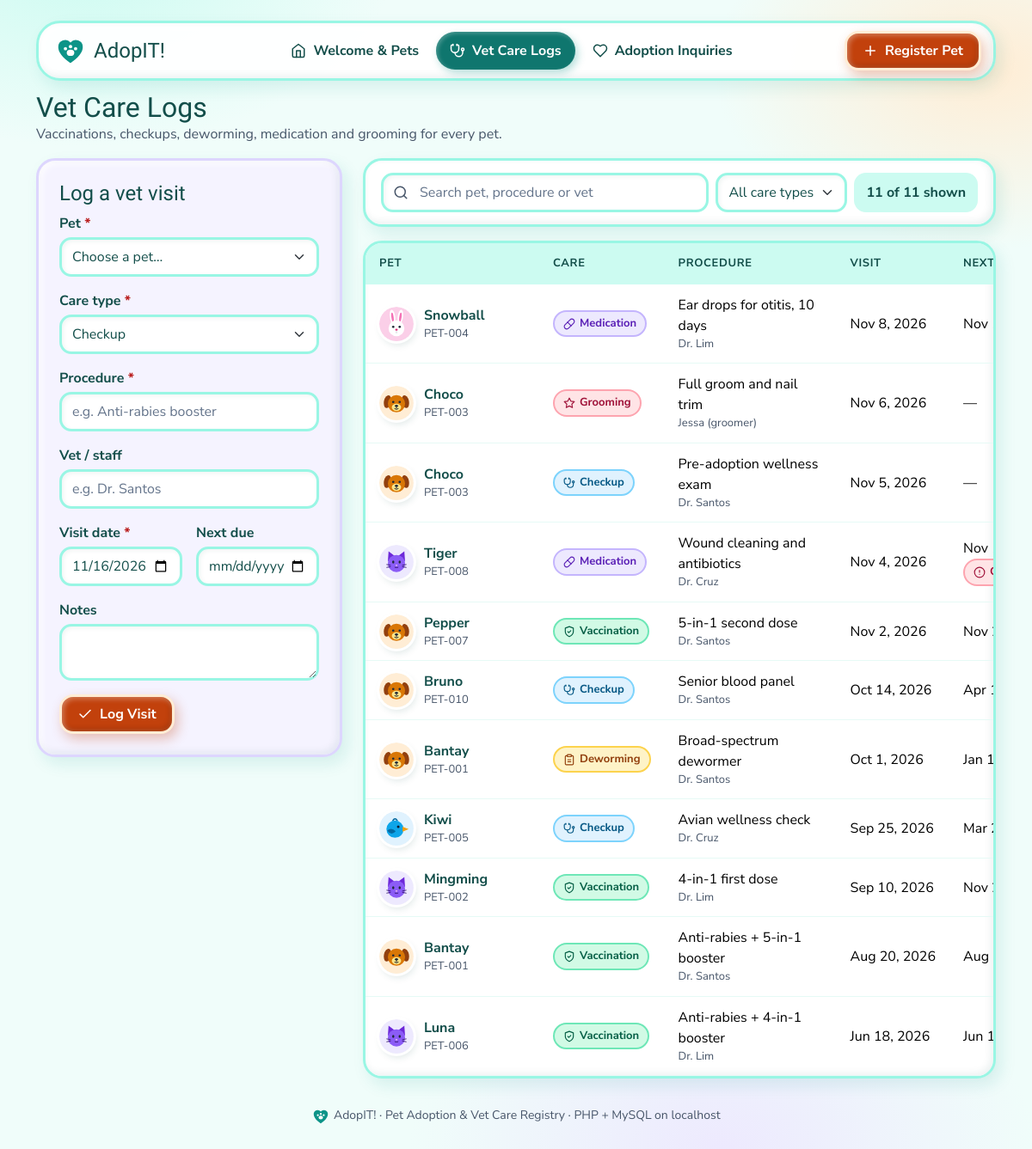
The page /vet_care.php on the database its author committed.
### tables this page shows
CREATE TABLE vet_logs (
  id INT UNSIGNED AUTO_INCREMENT PRIMARY KEY,
  pet_id INT UNSIGNED NOT NULL,
  care_type VARCHAR(20) NOT NULL,
  procedure_name VARCHAR(100) NOT NULL,
  vet_name VARCHAR(60) NOT NULL DEFAULT '',
  visit_date DATE NOT NULL,
  next_due_date DATE NULL,
  notes TEXT NULL,
  created_at TIMESTAMP NOT NULL DEFAULT CURRENT_TIMESTAMP,
  CONSTRAINT fk_vet_pet FOREIGN KEY (pet_id) REFERENCES pets(id) ON DELETE CASCADE
);

CREATE TABLE pets (
  id INT UNSIGNED AUTO_INCREMENT PRIMARY KEY,
  pet_code VARCHAR(12) NOT NULL UNIQUE,
  name VARCHAR(60) NOT NULL,
  species VARCHAR(20) NOT NULL,
  breed VARCHAR(60) NOT NULL DEFAULT '',
  age_label VARCHAR(30) NOT NULL DEFAULT '',
  sex VARCHAR(10) NOT NULL DEFAULT 'Unknown',
  vaccination_status VARCHAR(20) NOT NULL DEFAULT 'Pending',
  adoption_status VARCHAR(20) NOT NULL DEFAULT 'Available',
  intake_date DATE NOT NULL,
  notes TEXT NULL,
  created_at TIMESTAMP NOT NULL DEFAULT CURRENT_TIMESTAMP,
  updated_at TIMESTAMP NOT NULL DEFAULT CURRENT_TIMESTAMP ON UPDATE CURRENT_TIMESTAMP
);

### vet_care.php (the view, shortened to what this page needs)
<?php
require __DIR__ . '/includes/functions.php';
$pdo = db();
$pets = $pdo->query('SELECT id, pet_code, name FROM pets ORDER BY name')->fetchAll();
$petIds = array_map('intval', array_column($pets, 'id'));
$errors = [];
$backPet = (int) ($_GET['pet_id'] ?? 0);
$form = [
    'id' => 0, 'pet_id' => in_array($backPet, $petIds, true) ? $backPet : 0, 'care_type' => 'Checkup',
    'procedure_name' => '', 'vet_name' => '', 'visit_date' => date('Y-m-d'), 'next_due_date' => '', 'notes' => '',
];
$logs = $pdo->query('SELECT v.*, p.name, p.pet_code, p.species FROM vet_logs v
                     JOIN pets p ON p.id = v.pet_id ORDER BY v.visit_date DESC, v.id DESC')->fetchAll();
$editing = (bool) $form['id'];
$today = date('Y-m-d');
require __DIR__ . '/includes/header.php';
?>
<div class="d-flex flex-wrap align-items-end justify-content-between gap-2 mb-3">
  <div>
    <h1 class="h2 mb-0">Vet Care Logs</h1>
    <span class="text-muted-ink">Vaccinations, checkups, deworming, medication and grooming for every pet.</span>
  </div>
</div>
<div class="row g-4">
  <div class="col-lg-4">
    <div class="clay-card clay-lav pop-in" id="form">
      <h2 class="h4"><?= $editing ? 'Edit vet visit' : 'Log a vet visit' ?></h2>
      <?php if (!$pets): ?>
        <p class="mb-0">Register a pet first, then you can log its vet care. <a href="create.php">Register Pet</a></p>
      <?php else: ?>
      <form method="post" action="vet_care.php<?= $editing ? '?edit=' . (int) $form['id'] : '' ?>" class="needs-validation" novalidate>
        <div class="mb-3">
          <label class="form-label" for="pet_id">Pet <span class="req">*</span></label>
          <select class="form-select<?= inv($errors, 'pet_id') ?>" id="pet_id" name="pet_id" required>
            <option value="">Choose a pet…</option>
          </select>
        </div>
        <div class="mb-3">
          <label class="form-label" for="care_type">Care type <span class="req">*</span></label>
          <select class="form-select<?= inv($errors, 'care_type') ?>" id="care_type" name="care_type" required
                  data-toggle-target="#vaccBox" data-toggle-value="Vaccination"><?= options(CARE_TYPES, $form['care_type']) ?></select>
        </div>
        <div class="mb-3">
          <label class="form-label" for="procedure_name">Procedure <span class="req">*</span></label>
          <input class="form-control<?= inv($errors, 'procedure_name') ?>" id="procedure_name" name="procedure_name" value="<?= e($form['procedure_name']) ?>"
                 required maxlength="100" placeholder="e.g. Anti-rabies booster">
        </div>
        <div class="mb-3">
          <label class="form-label" for="vet_name">Vet / staff</label>
          <input class="form-control<?= inv($errors, 'vet_name') ?>" id="vet_name" name="vet_name" value="<?= e($form['vet_name']) ?>" maxlength="60" placeholder="e.g. Dr. Santos">
        </div>
        <div class="row g-3 mb-3">
          <div class="col-6 col-lg-12 col-xl-6">
            <label class="form-label" for="visit_date">Visit date <span class="req">*</span></label>
            <input type="date" class="form-control<?= inv($errors, 'visit_date') ?>" id="visit_date" name="visit_date" value="<?= e($form['visit_date']) ?>" max="<?= $today ?>" required>
          </div>
          <div class="col-6 col-lg-12 col-xl-6">
            <label class="form-label" for="next_due_date">Next due</label>
            <input type="date" class="form-control<?= inv($errors, 'next_due_date') ?>" id="next_due_date" name="next_due_date" value="<?= e($form['next_due_date']) ?>">
          </div>
        </div>
        <div class="mb-3">
          <label class="form-label" for="notes">Notes</label>
          <textarea class="form-control<?= inv($errors, 'notes') ?>" id="notes" name="notes" rows="2" maxlength="1000"><?= e($form['notes']) ?></textarea>
        </div>
        <div class="d-flex flex-wrap gap-2">
          <button type="submit" class="btn btn-cta"><?= icon('check', 18) ?><?= $editing ? 'Save Changes' : 'Log Visit' ?></button>
        </div>
      </form>
      <?php endif; ?>
    </div>
  </div>
  <div class="col-lg-8" data-filter-scope>
    <div class="clay-card filter-bar mb-3">
      <div class="row g-2 align-items-center">
        <div class="col-md">
          <div class="search-box">
            <?= icon('search', 18) ?>
            <input type="search" class="form-control" data-filter-search placeholder="Search pet, procedure or vet" aria-label="Search vet visits">
          </div>
        </div>
        <div class="col-6 col-md-auto">
          <select class="form-select" data-filter-attr="type" aria-label="Filter by care type">
            <option value="">All care types</option><?= options(CARE_TYPES, '') ?>
          </select>
        </div>
        <div class="col-6 col-md-auto"><span class="count-chip" data-filter-count aria-live="polite"><?= count($logs) ?> records</span></div>
      </div>
    </div>
    <div class="clay-card table-card">
      <div class="table-responsive">
        <table class="table clay-table">
          <thead>
            <tr>
              <th scope="col">Pet</th>
              <th scope="col">Care</th>
              <th scope="col">Procedure</th>
              <th scope="col">Visit</th>
              <th scope="col">Next due</th>
            </tr>
          </thead>
          <tbody>
          <?php foreach ($logs as $l): ?>
            <tr data-row data-type="<?= e($l['care_type']) ?>"
                data-search="<?= e(mb_strtolower($l['name'] . ' ' . $l['pet_code'] . ' ' . $l['procedure_name'] . ' ' . $l['vet_name'])) ?>">
              <td>
                <div class="pet-cell">
                  <?= species_avatar($l['species'], 40) ?>
                  <div>
                    <a href="view.php?id=<?= (int) $l['pet_id'] ?>"><?= e($l['name']) ?></a>
                    <span class="sub"><?= e($l['pet_code']) ?></span>
                  </div>
                </div>
              </td>
              <td><?= status_pill($l['care_type']) ?></td>
              <td class="col-wide"><?= e($l['procedure_name']) ?><span class="sub"><?= e($l['vet_name'] ?: 'No vet recorded') ?></span></td>
              <td class="text-nowrap"><?= fmt_date($l['visit_date']) ?></td>
              <td class="text-nowrap">
                <?= fmt_date($l['next_due_date']) ?>
                <?php if ($l['next_due_date'] && $l['next_due_date'] < $today): ?><span class="sub"><span class="pill pill-coral"><?= icon('alert', 14) ?>Overdue</span></span><?php endif; ?>
              </td>
            </tr>
          <?php endforeach; ?>
          </tbody>
        </table>
      </div>
    </div>
  </div>
</div>
<?php require __DIR__ . '/includes/footer.php'; ?>

### includes/svg_helpers.php (shortened to what this page needs)
<?php
function icon(string $name, int $size = 20): string
{
    $p = $paths[$name] ?? $paths['paw'];
    return '<svg class="ico" xmlns="http://www.w3.org/2000/svg" width="' . $size . '" height="' . $size
        . '" viewBox="0 0 24 24" fill="none" stroke="currentColor" stroke-width="2" stroke-linecap="round" stroke-linejoin="round" aria-hidden="true">'
        . $p . '</svg>';
}
function brand_logo(int $size = 38): string
{
    return '<svg xmlns="http://www.w3.org/2000/svg" width="' . $size . '" height="' . $size . '" viewBox="0 0 40 40" aria-hidden="true">'
        . '<path d="M20 35S5 26 5 15.5A8.5 8.5 0 0 1 20 10a8.5 8.5 0 0 1 15 5.5C35 26 20 35 20 35z" fill="#0D9488"/>'
        . '<g fill="#fff"><ellipse cx="20" cy="22.5" rx="4.6" ry="3.8"/><circle cx="13.8" cy="17.6" r="2"/><circle cx="20" cy="15" r="2.1"/><circle cx="26.2" cy="17.6" r="2"/></g></svg>';
}
function species_avatar(string $species, int $size = 48): string
{
    $key = isset($art[$species]) ? $species : 'Other';
    return '<svg class="avatar" xmlns="http://www.w3.org/2000/svg" width="' . $size . '" height="' . $size
        . '" viewBox="0 0 48 48" role="img" aria-label="' . e($key) . '">' . $art[$key] . '</svg>';
}
function status_pill(string $status): string
{
    static $map = [
        'Available'        => ['mint', 'check'],
        'Pending Adoption' => ['amber', 'clock'],
        'Under Vet Care'   => ['lav', 'stethoscope'],
        'Adopted'          => ['coral', 'heart'],
        'Up to Date'       => ['mint', 'shield'],
        'Partial'          => ['amber', 'clock'],
        'Pending'          => ['coral', 'alert'],
        'Pending Review'   => ['amber', 'clock'],
        'Meet & Greet'     => ['lav', 'user'],
        'Approved'         => ['mint', 'check'],
        'Declined'         => ['coral', 'x'],
        'Vaccination'      => ['mint', 'shield'],
        'Checkup'          => ['sky', 'stethoscope'],
        'Deworming'        => ['amber', 'clipboard'],
        'Medication'       => ['lav', 'pill'],
        'Grooming'         => ['coral', 'star'],
    ];
    [$tone, $ico] = $map[$status] ?? ['sky', 'paw'];
    return '<span class="pill pill-' . $tone . '">' . icon($ico, 14) . e($status) . '</span>';
}

### assets/app.css (style rules this page uses)
:root { --teal: #0D9488; --teal-ink: #0F766E; --ink: #134E4A; --canvas: #F0FDFA; --muted-ink: #475569; --border: #99F6E4; --cta: #C2410C; --cta-hover: #9A3412; --danger: #B91C1C; --radius-clay: 22px; --clay-shadow: inset -3px -3px 8px rgba(19, 78, 74, .08), inset 3px 3px 8px rgba(255, 255, 255, .9), 6px 8px 18px rgba(13, 148, 136, .12); --clay-shadow-hover: inset -3px -3px 8px rgba(19, 78, 74, .08), inset 3px 3px 8px rgba(255, 255, 255, .9), 8px 14px 26px rgba(13, 148, 136, .2); --spring: cubic-bezier(.34, 1.56, .64, 1); --font-heading: "Varela Round", "Arial Rounded MT Bold", "Segoe UI", system-ui, sans-serif; --font-body: "Nunito Sans", "Segoe UI", system-ui, sans-serif; }
body { font-family: var(--font-body); color: var(--ink); background: radial-gradient(520px 320px at 8% -4%, #CCFBF1 0, transparent 70%), radial-gradient(460px 300px at 96% 6%, #FFEDD5 0, transparent 70%), radial-gradient(520px 340px at 70% 100%, #EDE9FE 0, transparent 70%), var(--canvas); background-attachment: fixed; min-height: 100vh; }
h1, h2, h3, h4, .brand, .stat-num { font-family: var(--font-heading); color: var(--ink); }
a { color: var(--teal-ink); }
.text-muted-ink { color: var(--muted-ink); }
.ico { flex: none; vertical-align: -3px; }
.avatar { flex: none; border-radius: 50%; box-shadow: 0 0 0 3px #fff, 2px 4px 8px rgba(19, 78, 74, .15); }
.clay-card { background: #fff; border: 3px solid var(--border); border-radius: var(--radius-clay); box-shadow: var(--clay-shadow); padding: 24px; }
.clay-lav { background: #F5F3FF; border-color: #DDD6FE; }
.pop-in { animation: pop-in .42s var(--spring) backwards; animation-delay: calc(var(--i, 0) * 60ms); }
.btn { display: inline-flex; align-items: center; justify-content: center; gap: 8px; min-height: 44px; font-weight: 700; border-radius: 16px; border-width: 3px; padding: 8px 18px; cursor: pointer; transition: transform .2s var(--spring), background-color .2s ease, box-shadow .2s ease; }
.btn-cta { --bs-btn-color: #fff; --bs-btn-bg: var(--cta); --bs-btn-border-color: #FFEDD5; --bs-btn-hover-color: #fff; --bs-btn-hover-bg: var(--cta-hover); --bs-btn-hover-border-color: #FED7AA; --bs-btn-active-color: #fff; --bs-btn-active-bg: var(--cta-hover); --bs-btn-active-border-color: #FED7AA; box-shadow: inset 2px 2px 6px rgba(255, 255, 255, .35), inset -2px -3px 6px rgba(0, 0, 0, .15), 4px 6px 14px rgba(194, 65, 12, .3); }
.pill { display: inline-flex; align-items: center; gap: 5px; white-space: nowrap; padding: 4px 10px; border-radius: 999px; border: 2px solid; font-size: .8125rem; font-weight: 700; }
.pill-mint { background: #D1FAE5; color: #065F46; border-color: #6EE7B7; }
.pill-amber { background: #FEF3C7; color: #92400E; border-color: #FCD34D; }
.pill-lav { background: #EDE9FE; color: #5B21B6; border-color: #C4B5FD; }
.pill-coral { background: #FFE4E6; color: #9F1239; border-color: #FDA4AF; }
.pill-sky { background: #E0F2FE; color: #075985; border-color: #7DD3FC; }
.form-label { font-weight: 700; margin-bottom: 4px; }
.form-control, .form-select { min-height: 46px; border: 3px solid var(--border); border-radius: 14px; color: var(--ink); box-shadow: inset 2px 2px 5px rgba(19, 78, 74, .06); transition: border-color .2s ease, box-shadow .2s ease; }
.form-control::placeholder { color: #64748B; }
.req { color: var(--danger); }
.filter-bar { padding: 14px 18px; }
.search-box { position: relative; }
.search-box .ico { position: absolute; left: 14px; top: 50%; transform: translateY(-50%); color: var(--muted-ink); }
.search-box .form-control { padding-left: 42px; }
.count-chip { display: inline-flex; align-items: center; min-height: 46px; padding: 0 14px; border-radius: 14px; background: #CCFBF1; font-weight: 700; white-space: nowrap; }
.table-card { padding: 0; overflow: hidden; }
.clay-table { margin: 0; color: var(--ink); --bs-table-bg: transparent; }
.clay-table thead th { background: #CCFBF1; color: var(--ink); font-size: .8125rem; letter-spacing: .05em; text-transform: uppercase; padding: 14px 16px; border: 0; white-space: nowrap; }
.clay-table td { padding: 12px 16px; vertical-align: middle; border-color: #E6FAF6; }
.clay-table tbody tr { transition: background-color .15s ease; }
.pet-cell { display: flex; align-items: center; gap: 12px; min-width: 170px; }
.pet-cell a { font-weight: 700; color: var(--ink); text-decoration: none; }
.sub { display: block; font-size: .8125rem; color: var(--muted-ink); }
.col-wide { min-width: 200px; }

### rows shown on the page
vet_logs: pet.name "Snowball", pet.pet_code "PET-004", $size 14 (drawn), care_type "Medication", procedure_name "Ear drops for otitis, 10 days", vet_name "Dr. Lim", visit_date "Nov 8, 2026", next_due_date "Nov…"
vet_logs: pet.name "Choco", pet.pet_code "PET-003", $size 14 (drawn), care_type "Grooming", procedure_name "Full groom and nail trim", vet_name "Jessa (groomer)", visit_date "Nov 6, 2026", next_due_date "—"
vet_logs: pet.name "Choco", pet.pet_code "PET-003", $size 14 (drawn), care_type "Checkup", procedure_name "Pre-adoption wellness exam", vet_name "Dr. Santos", visit_date "Nov 5, 2026", next_due_date "—"
vet_logs: pet.name "Tiger", pet.pet_code "PET-008", $size 14 (drawn), care_type "Medication", procedure_name "Wound cleaning and antibiotics", vet_name "Dr. Cruz", visit_date "Nov 4, 2026", next_due_date "Nov…"
vet_logs: pet.name "Pepper", pet.pet_code "PET-007", $size 14 (drawn), care_type "Vaccination", procedure_name "5-in-1 second dose", vet_name "Dr. Santos", visit_date "Nov 2, 2026", next_due_date "Nov…"
vet_logs: pet.name "Bruno", pet.pet_code "PET-010", $size 14 (drawn), care_type "Checkup", procedure_name "Senior blood panel", vet_name "Dr. Santos", visit_date "Oct 14, 2026", next_due_date "Apr…"
vet_logs: pet.name "Bantay", pet.pet_code "PET-001", $size 14 (drawn), care_type "Deworming", procedure_name "Broad-spectrum dewormer", vet_name "Dr. Santos", visit_date "Oct 1, 2026", next_due_date "Jan…"
vet_logs: pet.name "Kiwi", pet.pet_code "PET-005", $size 14 (drawn), care_type "Checkup", procedure_name "Avian wellness check", vet_name "Dr. Cruz", visit_date "Sep 25, 2026", next_due_date "Mar…"
vet_logs: pet.name "Mingming", pet.pet_code "PET-002", $size 14 (drawn), care_type "Vaccination", procedure_name "4-in-1 first dose", vet_name "Dr. Lim", visit_date "Sep 10, 2026", next_due_date "Nov…"
vet_logs: pet.name "Bantay", pet.pet_code "PET-001", $size 14 (drawn), care_type "Vaccination", procedure_name "Anti-rabies + 5-in-1 booster", vet_name "Dr. Santos", visit_date "Aug 20, 2026", next_due_date "Aug…"
vet_logs: pet.name "Luna", pet.pet_code "PET-006", $size 14 (drawn), care_type "Vaccination", procedure_name "Anti-rabies + 4-in-1 booster", vet_name "Dr. Lim", visit_date "Jun 18, 2026", next_due_date "Jun…"

### other values the page prints
$label "Welcome & Pets"
$label "Vet Care Logs"
$label "Adoption Inquiries"
form field care_type "Checkup"
